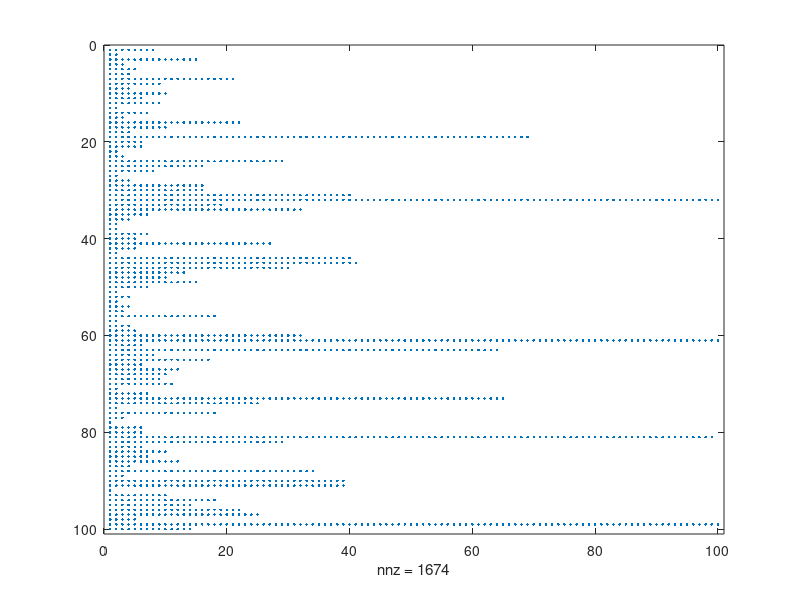

Reproduce this figure in MATLAB.
% A script which generates a sparse Vandermonde matrix

close all; clear; clc;

n = 10^2;  % matrix size

fprintf('Generating the Vandermonde matrix for a random vector of size %d-by-%d\n', n, n);

tic

x=rand(n,1); % random vector

% Bad idea:
%{
for i=1:n
    for j=1:n
        A(i,j)=x(i)^(j-1);
    end
end
%}
A=fliplr(vander(x));   % vander(x): an alternate form of the Vandermonde 
                       % fliplr: flips array left to right
                       
A = A.*(A>0.01); 

fprintf('Generation took %f seconds \n', toc);

pause(3);  % pauses execution for 3 seconds before continuing

disp('Visualizing Vandermonde matrix.');

pause(3); 

tic

spy(A); % note the number of NONzeros - can also be called with nnz(A)

fprintf('Visualization took  %f seconds \n', toc)